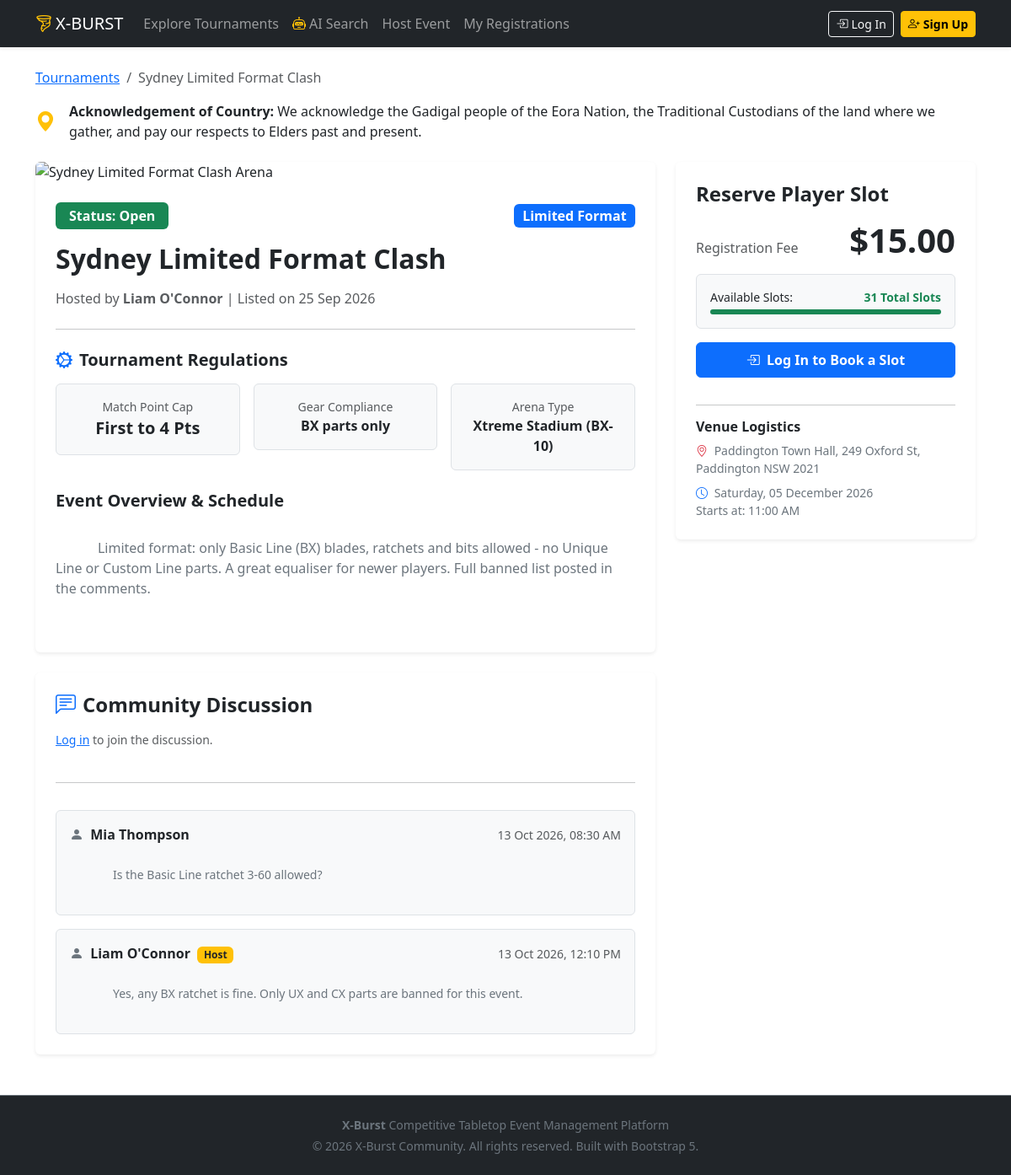
/event/3, run on the app's committed database.
### beyblade/models.py (models this page shows, shortened)
class Tournament(db.Model):
    __tablename__ = 'tournaments'
    __table_args__ = (
        db.CheckConstraint('end_time > start_time', name='ck_end_after_start'),
    )
    id = db.Column(db.Integer, primary_key=True)
    title = db.Column(db.String(150), nullable=False)
    category = db.Column(db.String(50), nullable=False)
    start_time = db.Column(db.DateTime, nullable=False)
    end_time = db.Column(db.DateTime, nullable=False)
    venue = db.Column(db.String(200), nullable=False)
    image = db.Column(db.String(255), nullable=True)
    description = db.Column(db.Text, nullable=False)
    match_points = db.Column(db.Integer, default=4)
    gear_legality = db.Column(db.String(100), nullable=True)
    stadium_type = db.Column(db.String(100), nullable=True)
    capacity = db.Column(db.Integer, nullable=False)
    price = db.Column(db.Numeric(6, 2), nullable=False, default=0)
    ack_statement = db.Column(db.String(20), default='none')
    custom_ack_text = db.Column(db.Text, nullable=True)
    ack_statement = db.Column(
        db.Enum('none', 'generic', 'enhanced',
            name='ack_statement',
            create_constraint=True,
            validate_strings=True),
            default='none',
            nullable=False,
            )
    custom_ack_text = db.Column(db.String(255), nullable=True)
    status = db.Column(
        db.Enum('open', 'sold_out', 'inactive', 'cancelled',
            name='tournament_status',
            create_constraint=True,
            validate_strings=True),
            default='open',
            nullable=False,
            )
    embedding = db.Column(db.JSON, nullable=True)
    host_id = db.Column(db.Integer, db.ForeignKey('users.id'), nullable=False)
    created_at = db.Column(db.DateTime, default=datetime.now)
    host = db.relationship('User', back_populates='tournaments_hosted')
    bookings = db.relationship(
        'Booking',
        back_populates='tournament',
        lazy=True,
        cascade='all, delete-orphan',
    )
    comments = db.relationship(
        'Comment',
        back_populates='tournament',
        lazy=True,
        cascade='all, delete-orphan',
        order_by='Comment.created_at',
    )

class User(UserMixin, db.Model):
    __tablename__ = 'users'
    id = db.Column(db.Integer, primary_key=True)
    first_name = db.Column(db.String(80), nullable=False)
    last_name = db.Column(db.String(80), nullable=False)
    email = db.Column(db.String(120), index=True, unique=True, nullable=False)
    mobile = db.Column(db.String(20), nullable=False)
    street_address = db.Column(db.String(200), nullable=False)
    password_hash = db.Column(db.String(255), nullable=False)
    created_at = db.Column(db.DateTime, default=datetime.now)
    bookings = db.relationship('Booking', back_populates='user', cascade='all, delete-orphan')
    comments = db.relationship('Comment', back_populates='user', cascade='all, delete-orphan')
    tournaments_hosted = db.relationship('Tournament', back_populates='host', cascade='all, delete-orphan')
    @property
    def full_name(self):
        return f"{self.first_name} {self.last_name}"

class Comment(db.Model):
    __tablename__ = 'comments'
    id = db.Column(db.Integer, primary_key=True)
    user_id = db.Column(db.Integer, db.ForeignKey('users.id'), nullable=False)
    tournament_id = db.Column(db.Integer, db.ForeignKey('tournaments.id'), nullable=False)
    body = db.Column(db.Text, nullable=False)
    is_host_reply = db.Column(db.Boolean, default=False)
    created_at = db.Column(db.DateTime, default=datetime.now)
    user = db.relationship('User', back_populates='comments')
    tournament = db.relationship('Tournament', back_populates='comments')

### beyblade/routes.py (the view)
@bp.route('/event/<int:id>')
def event_details(id):
    tournament = Tournament.query.get_or_404(id)
    return render_template('event-details.html', tournament=tournament)

### beyblade/templates/event-details.html (shortened to what this page needs)
{% extends 'base.html' %}  {% block content %}
<main class="container py-4">
  <nav aria-label="breadcrumb" class="mb-3">
    <ol class="breadcrumb">
      <li class="breadcrumb-item">
        <a href="{{ url_for('main.index') }}">Tournaments</a>
      </li>
      <li class="breadcrumb-item active" aria-current="page">
        {{ tournament.title }}
      </li>
    </ol>
  </nav>
  {% if tournament.ack_statement != 'none' %}
  <div class="ack-banner rounded-3 mb-4 d-flex align-items-center">
    <i class="bi bi-geo-alt-fill text-warning fs-4 me-3"></i>
    <div>
      <strong>Acknowledgement of Country:</strong>
      {% if tournament.ack_statement == 'generic' %} We acknowledge the
      Traditional Custodians of the land on which this tournament takes place,
      and pay our respects to Elders past, present, and emerging. {% elif
      tournament.ack_statement == 'enhanced' and tournament.custom_ack_text %}
      {{ tournament.custom_ack_text }} {% endif %}
    </div>
  </div>
  {% endif %}
  <div class="row g-4">
    <div class="col-lg-8">
      <div class="card border-0 shadow-sm overflow-hidden mb-4">
        <img
          src="{{ url_for('static', filename='img/' + tournament.image) }}"
          class="img-fluid"
          alt="{{ tournament.title }} Arena"
          style="max-height: 380px; object-fit: cover; width: 100%"
          onerror="this.src=`{{ url_for('static', filename='img/event-deck3v3.jpg') }}`;"
        />
        <div class="card-body p-4">
          <div
            class="d-flex flex-wrap justify-content-between align-items-center gap-2 mb-3"
          >
            {% if tournament.status == 'open' %}
            <span class="badge badge-status-open px-3 py-2 fs-6"
              >Status: Open</span
            >
            {% elif tournament.status == 'sold_out' %}
            <span class="badge badge-status-soldout px-3 py-2 fs-6"
              >Status: Sold Out</span
            >
            {% else %}
            <span class="badge badge-status-inactive px-3 py-2 fs-6"
              >Status: {{ tournament.status|title }}</span
            >
            {% endif %}
            <span class="badge bg-primary fs-6">
              {% if tournament.category == 'deck3v3' %}3v3 Deck {% elif
              tournament.category == 'swiss1v1' %}1v1 Swiss {% elif
              tournament.category == 'limited' %}Limited Format {% else %}Casual
              Free-Play{% endif %}
            </span>
          </div>
          <h1 class="h2 fw-bold text-dark mb-3">{{ tournament.title }}</h1>
          <p class="text-muted">
            Hosted by <strong>{{ tournament.host.full_name }}</strong> | Listed
            on {{ tournament.created_at.strftime('%d %b %Y') }}
          </p>
          <hr class="my-4" />
          <h5 class="fw-bold mb-3">
            <i class="bi bi-gear-wide-connected text-primary me-2"></i
            >Tournament Regulations
          </h5>
          <div class="row g-3 mb-4">
            <div class="col-sm-4">
              <div class="p-3 bg-light rounded border text-center">
                <div class="text-muted small">Match Point Cap</div>
                <div class="fw-bold fs-5 text-dark">
                  First to {{ tournament.match_points }} Pts
                </div>
              </div>
            </div>
            <div class="col-sm-4">
              <div class="p-3 bg-light rounded border text-center">
                <div class="text-muted small">Gear Compliance</div>
                <div class="fw-bold fs-6 text-dark">
                  {{ tournament.gear_legality or 'Standard' }}
                </div>
              </div>
            </div>
            <div class="col-sm-4">
              <div class="p-3 bg-light rounded border text-center">
                <div class="text-muted small">Arena Type</div>
                <div class="fw-bold fs-6 text-dark">
                  {{ tournament.stadium_type or 'Standard Xtreme' }}
                </div>
              </div>
            </div>
          </div>
          <h5 class="fw-bold mb-2">Event Overview & Schedule</h5>
          <p class="text-secondary" style="white-space: pre-wrap">
            {{ tournament.description }}
          </p>
        </div>
      </div>
      <div class="card border-0 shadow-sm p-4 mb-4">
        <h4 class="fw-bold mb-3">
          <i class="bi bi-chat-left-text text-primary me-2"></i>Community
          Discussion
        </h4>
        {% if current_user.is_authenticated %}
        <form
          method="POST"
          action="{{ url_for('main.add_comment', id=tournament.id) }}"
          class="mb-4"
        >
          <div class="mb-3">
            <label for="commentInput" class="form-label small fw-semibold"
              >Leave a Question or Note for the Host</label
            >
            <textarea
              name="body"
              id="commentInput"
              class="form-control"
              rows="3"
              placeholder="Ask about deck checks, stadium setups, or parking..."
              required
            ></textarea>
          </div>
          <button type="submit" class="btn btn-primary btn-sm px-3 fw-semibold">
            Post Comment
          </button>
        </form>
        {% else %}
        <p class="text-muted small mb-4">
          <a href="{{ url_for('auth.login', next=request.path) }}">Log in</a>
          to join the discussion.
        </p>
        {% endif %}
        <hr />
        <div class="vstack gap-3 mt-3">
          {% for comment in tournament.comments %}
          <div class="p-3 bg-light rounded border">
            <div class="d-flex justify-content-between align-items-center mb-1">
              <strong class="text-dark">
                <i class="bi bi-person-fill text-secondary me-1"></i> {{
                comment.user.full_name }}
                {% if comment.user.id == tournament.host_id %}
                <span class="badge bg-warning text-dark ms-1">Host</span>
                {% endif %}
              </strong>
              <span class="text-muted small"
                >{{ comment.created_at.strftime('%d %b %Y, %I:%M %p') }}</span
              >
            </div>
            <p class="mb-0 text-secondary small" style="white-space: pre-wrap">
              {{ comment.body }}
            </p>
          </div>
          {% else %}
          <div class="text-center text-muted small py-3">
            No comments yet. Be the first to ask a question!
          </div>
          {% endfor %}
        </div>
      </div>
    </div>
    <div class="col-lg-4">
      <div class="card border-0 shadow-sm p-4 sticky-top" style="top: 80px">
        <h4 class="fw-bold mb-3">Reserve Player Slot</h4>
        <div class="d-flex justify-content-between align-items-baseline mb-3">
          <span class="text-muted">Registration Fee</span>
          <span class="display-6 fw-bold text-dark">
            {% if tournament.price == 0 %}Free{% else %}${{
            "%.2f"|format(tournament.price) }}{% endif %}
          </span>
        </div>
        <div class="p-3 bg-light rounded border mb-3 small">
          <div class="d-flex justify-content-between mb-1">
            <span>Available Slots:</span>
            <strong class="text-success"
              >{{ tournament.capacity }} Total Slots</strong
            >
          </div>
          <div class="progress" style="height: 6px">
            <div
              class="progress-bar bg-success"
              role="progressbar"
              style="width: 100%"
              aria-valuenow="100"
              aria-valuemin="0"
              aria-valuemax="100"
            ></div>
          </div>
        </div>
        {% if tournament.status == 'open' and tournament.capacity > 0 %}
        {% if not current_user.is_authenticated %}
        <a
          href="{{ url_for('auth.login', next=request.path) }}"
          class="btn btn-primary w-100 py-2 fw-semibold mb-3"
        >
          <i class="bi bi-box-arrow-in-right me-1"></i> Log In to Book a Slot
        </a>
        {% endif %}
        {% endif %}
        <hr />
        <h6 class="fw-bold mb-2">Venue Logistics</h6>
        <p class="small text-secondary mb-2">
          <i class="bi bi-geo-alt text-danger me-1"></i> {{ tournament.venue }}
        </p>
        <p class="small text-secondary mb-0">
          <i class="bi bi-clock text-primary me-1"></i> {{
          tournament.start_time.strftime('%A, %d %B %Y') }}<br />
          Starts at: {{ tournament.start_time.strftime('%I:%M %p') }}
        </p>
      </div>
    </div>
  </div>
</main>
{% endblock %}

### beyblade/static/style/main.css (style rules this page uses)
.badge-status-open { background-color: #198754; color: white; }
body { display: flex; flex-direction: column; min-height: 100vh; }
main { flex: 1; }

### data on the page
Tournament: title "Sydney Limited Format Clash", custom_ack_text "We acknowledge the Gadigal people of the Eora Nation, the Traditional Custodians of the land where we gather, and pay our respects to Elders past and present.", created_at "25 Sep 2026", match_points "4", gear_legality "BX parts only", stadium_type "Xtreme Stadium (BX-10)", description "Limited format: only Basic Line (BX) blades, ratchets and bits allowed - no Unique Line or Custom Line parts. A great equaliser for newer players. Full banned list posted in the comments.", price "15.00", capacity "31", venue "Paddington Town Hall, 249 Oxford St, Paddington NSW 2021", start_time "Saturday, 05 December 2026", start_time "11:00 AM"
User: host.full_name "Liam O'Connor"
Comment: user.full_name "Mia Thompson", created_at "13 Oct 2026, 08:30 AM", body "Is the Basic Line ratchet 3-60 allowed?"
Comment: user.full_name "Liam O'Connor", shows "Host", created_at "13 Oct 2026, 12:10 PM", body "Yes, any BX ratchet is fine. Only UX and CX parts are banned for this event."
